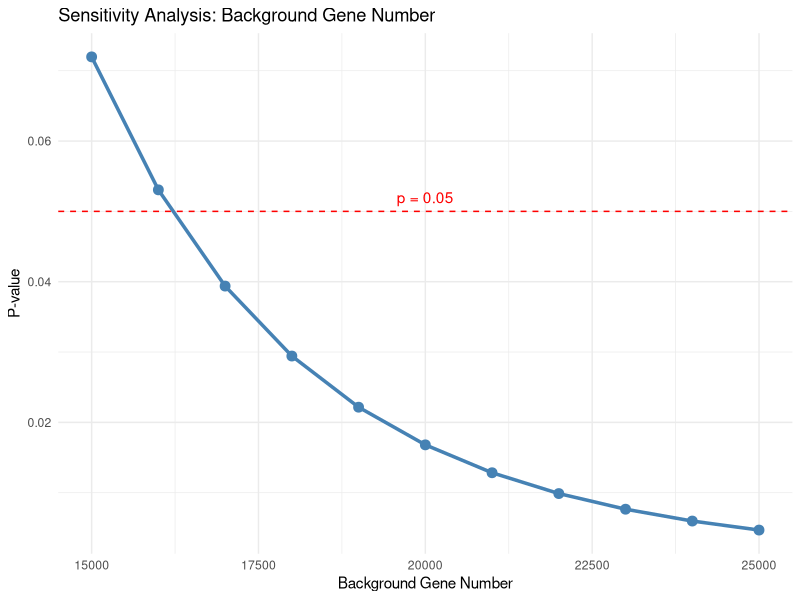
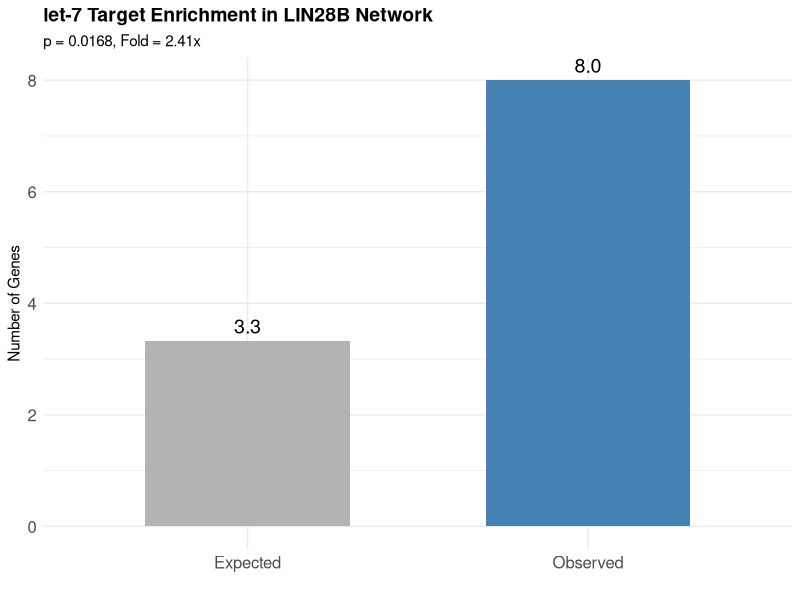
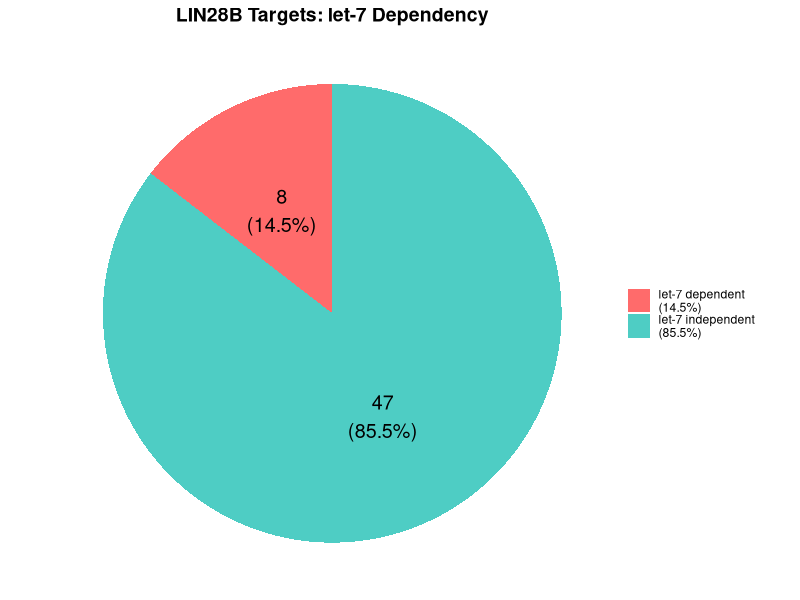
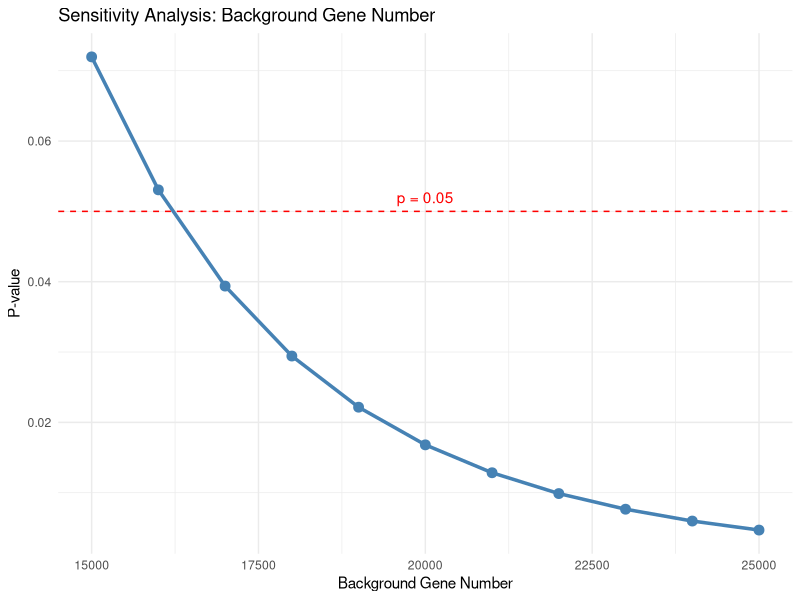
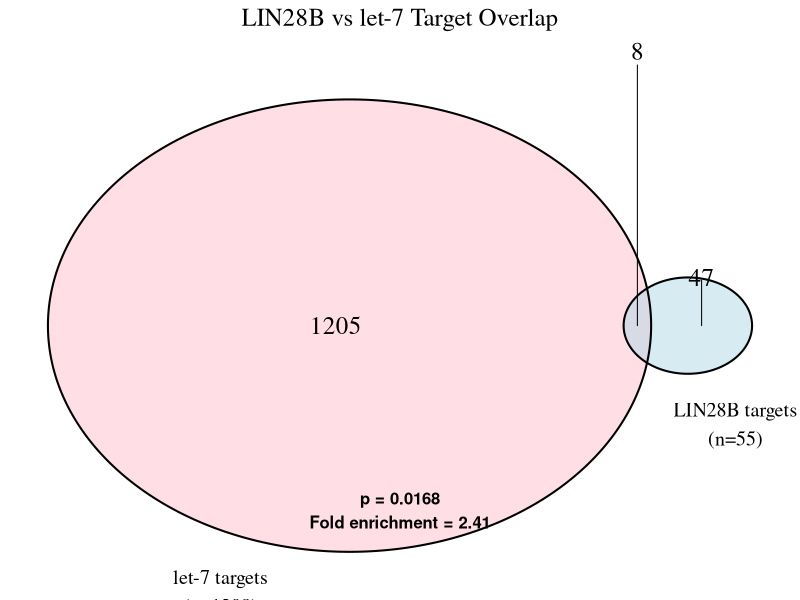
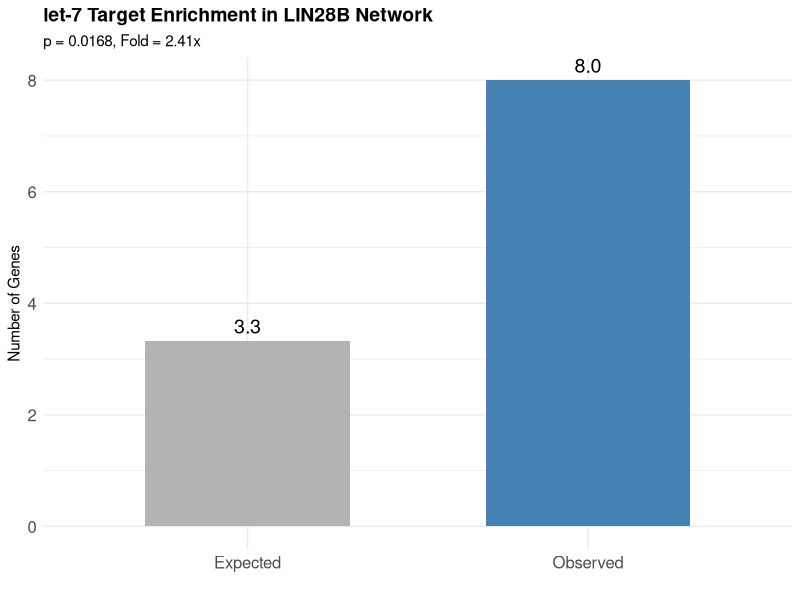
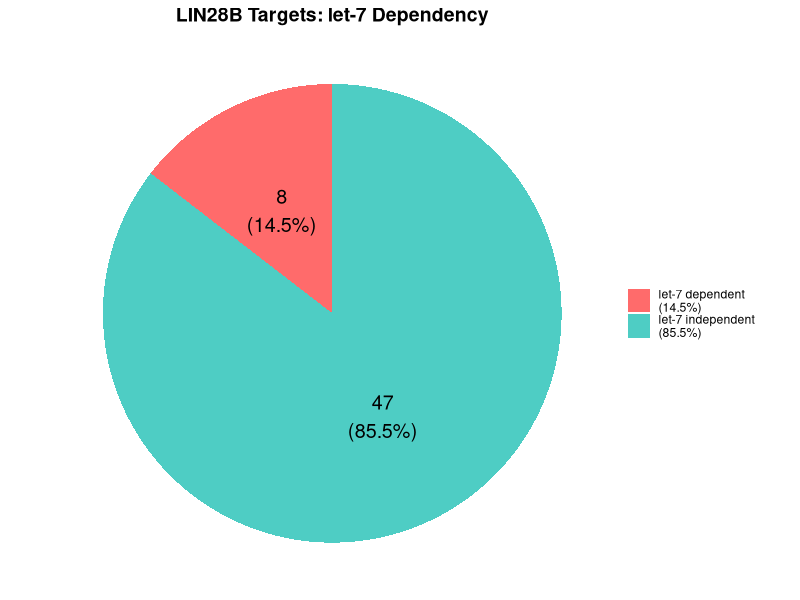

R code for these plots, in order:
# --- 2026-02-12
# LIN28B-let-7 target overlap enrichment analysis

# ============================================================
# 1. Load required packages
# ============================================================
library(VennDiagram)
library(ggplot2)
library(pheatmap)
library(RColorBrewer)

# ============================================================
# 2. Hypergeometric test for target overlap significance
# ============================================================
# Parameter setup
total_genes    <- 20000   # Background gene universe size
let7_targets   <- 1208    # Number of let-7 target genes
lin28b_targets <- 55      # Number of LIN28B regulon target genes
overlap        <- 8       # Observed overlap count

# Hypergeometric test (right-tailed)
p_value <- phyper(q = overlap - 1,
                  m = let7_targets,
                  n = total_genes - let7_targets,
                  k = lin28b_targets,
                  lower.tail = FALSE)

# Expected overlap under the null (random draw)
expected <- (lin28b_targets * let7_targets) / total_genes

# Fold enrichment over expectation
fold_enrichment <- overlap / expected

# Print results
cat("=== Enrichment analysis results ===\n")
cat(sprintf("Observed overlap: %d\n", overlap))
cat(sprintf("Expected overlap: %.2f\n", expected))
cat(sprintf("Fold enrichment: %.2fx\n", fold_enrichment))
cat(sprintf("P-value: %.4f\n", p_value))
cat(sprintf("Significance: %s\n", ifelse(p_value < 0.05, "Significant", "Not significant")))

# ============================================================
# 3. Sensitivity analysis across different background sizes
# ============================================================
background_range <- seq(15000, 25000, 1000)
sensitivity_results <- data.frame(
  background = background_range,
  p_value = sapply(background_range, function(bg) {
    phyper(overlap - 1, let7_targets, bg - let7_targets,
           lin28b_targets, lower.tail = FALSE)
  }),
  fold = sapply(background_range, function(bg) {
    overlap / ((lin28b_targets * let7_targets) / bg)
  })
)

print(sensitivity_results)

# Plot sensitivity analysis
ggplot(sensitivity_results, aes(x = background, y = p_value)) +
  geom_line(color = "steelblue", size = 1.2) +
  geom_point(color = "steelblue", size = 3) +
  geom_hline(yintercept = 0.05, linetype = "dashed", color = "red") +
  labs(title = "Sensitivity Analysis: Background Gene Number",
       x = "Background Gene Number",
       y = "P-value") +
  theme_minimal() +
  annotate("text", x = 20000, y = 0.052, label = "p = 0.05", color = "red")

ggsave("sensitivity_analysis.pdf", width = 6, height = 4)

# ============================================================
# 4. Venn diagram visualization
# ============================================================
venn.plot <- venn.diagram(
  x = list(
    "LIN28B targets\n(n=55)" = 1:55,
    "let-7 targets\n(n=1208)" = c(1:8, 56:1260)  # Simulated index sets
  ),
  filename = NULL,
  fill = c("lightblue", "pink"),
  alpha = 0.5,
  cex = 1.5,
  cat.cex = 1.2,
  cat.pos = c(-20, 20),
  cat.dist = 0.05,
  main = "LIN28B vs let-7 Target Overlap",
  main.cex = 1.5
)

# Save Venn diagram
pdf("venn_diagram.pdf", width = 8, height = 6)
grid.draw(venn.plot)
grid.text(paste0("p = ", format(p_value, digits = 3),
                 "\nFold enrichment = ", format(fold_enrichment, digits = 3)),
          x = 0.5, y = 0.15, gp = gpar(fontsize = 12, fontface = "bold"))
dev.off()

# ============================================================
# 5. Enrichment bar plot (observed vs expected)
# ============================================================
enrichment_data <- data.frame(
  Category = c("Observed", "Expected"),
  Count = c(overlap, expected),
  Type = c("Observed", "Expected")
)

p <- ggplot(enrichment_data, aes(x = Category, y = Count, fill = Type)) +
  geom_bar(stat = "identity", width = 0.6) +
  geom_text(aes(label = sprintf("%.1f", Count)), vjust = -0.5, size = 5) +
  scale_fill_manual(values = c("Observed" = "steelblue",
                               "Expected" = "gray70")) +
  labs(title = "let-7 Target Enrichment in LIN28B Network",
       subtitle = sprintf("p = %.4f, Fold = %.2fx", p_value, fold_enrichment),
       x = "", y = "Number of Genes") +
  theme_minimal() +
  theme(legend.position = "none",
        plot.title = element_text(size = 14, face = "bold"),
        axis.text = element_text(size = 12))

print(p)
ggsave("enrichment_barplot.pdf", width = 6, height = 5)

# ============================================================
# 6. Placeholder for actual gene list analysis (if available)
# ============================================================
# If you have the actual gene lists, replace the simulated data above:
# lin28b_genes  <- c("GENE1", "GENE2", ..., "GENE55")
# let7_genes    <- c("TARGET1", "TARGET2", ..., "TARGET1208")
# overlap_genes <- intersect(lin28b_genes, let7_genes)
# cat("\n=== Overlapping genes ===\n")
# print(overlap_genes)

# ============================================================
# 7. Summary table
# ============================================================
summary_table <- data.frame(
  Metric = c("Total LIN28B targets",
             "Total let-7 targets",
             "Observed overlap",
             "Expected overlap",
             "Fold enrichment",
             "P-value",
             "Significance"),
  Value = c(lin28b_targets,
            let7_targets,
            overlap,
            sprintf("%.2f", expected),
            sprintf("%.2f", fold_enrichment),
            sprintf("%.4f", p_value),
            ifelse(p_value < 0.05, "Yes (p<0.05)", "No"))
)

print(summary_table)
write.csv(summary_table, "enrichment_summary.csv", row.names = FALSE)

# ============================================================
# 8. Pie chart: let-7 dependency among LIN28B targets
# ============================================================
pie_data <- data.frame(
  Category = c("let-7 dependent\n(14.5%)",
               "let-7 independent\n(85.5%)"),
  Count = c(8, 47),
  Percentage = c(14.5, 85.5)
)

ggplot(pie_data, aes(x = "", y = Count, fill = Category)) +
  geom_bar(stat = "identity", width = 1) +
  coord_polar("y", start = 0) +
  geom_text(aes(label = paste0(Count, "\n(", Percentage, "%)")),
            position = position_stack(vjust = 0.5),
            size = 5) +
  scale_fill_manual(values = c("let-7 dependent\n(14.5%)" = "#FF6B6B",
                               "let-7 independent\n(85.5%)" = "#4ECDC4")) +
  labs(title = "LIN28B Targets: let-7 Dependency") +
  theme_void() +
  theme(plot.title = element_text(size = 14, face = "bold", hjust = 0.5),
        legend.title = element_blank())

ggsave("let7_dependency_pie.pdf", width = 6, height = 5)

# ============================================================
# 9. Binomial test with 95% confidence interval (optional)
# ============================================================
binom_test <- binom.test(overlap, lin28b_targets,
                         p = let7_targets / total_genes)
cat("\n=== Binomial test ===\n")
print(binom_test)

# ============================================================
# 10. Save R workspace
# ============================================================
save.image("lin28b_let7_enrichment_analysis.RData")
cat("\nAll analysis results saved.\n")
